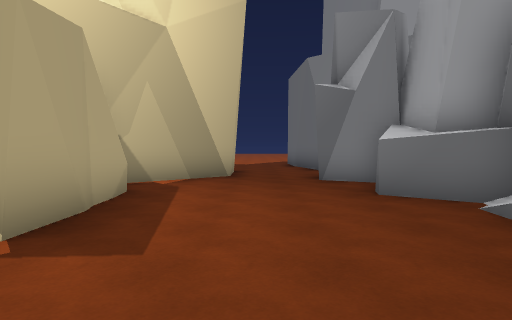
[1] (above)

20 first-person views from a walk through a 3-D level made in the Unity game engine. The camera is 1.4 m above the floor, tilts 2° down and sees 75° across. The floor is counted in squares, 2 m on a side. Each view is taken from the middle of a square. On the plan, view 1 faces up. The plan holds only what a view shows up to about 10 squares ahead; the rest is blank. The place goes on beyond the plan.

[2]
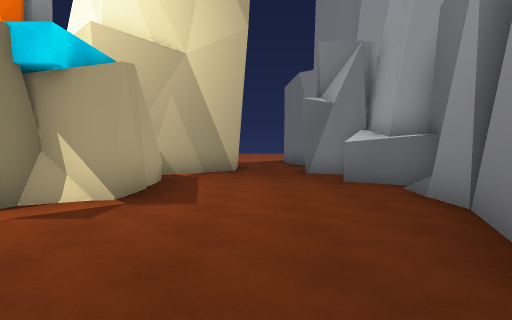

[3]
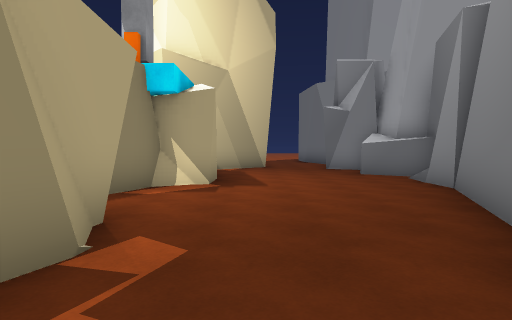

[4]
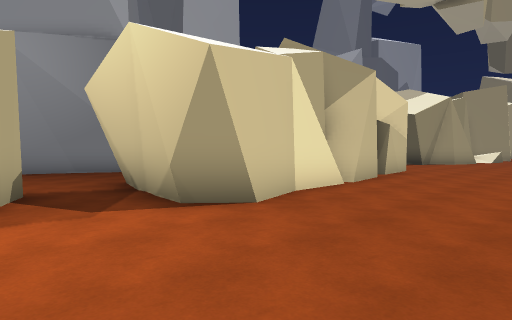

[5]
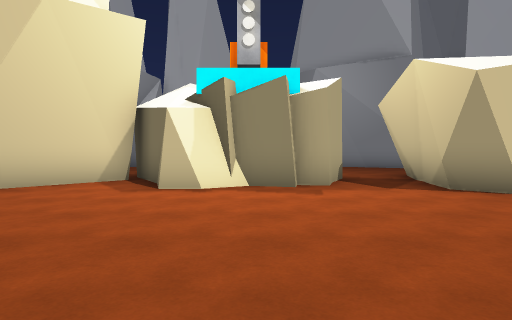

[6]
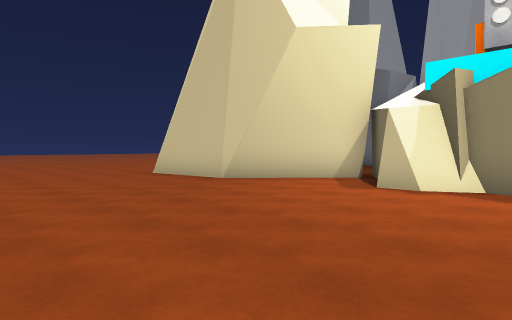

[7]
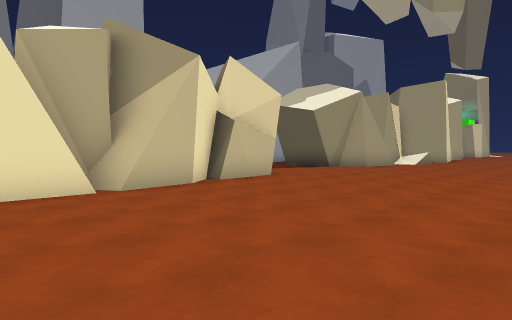

[8]
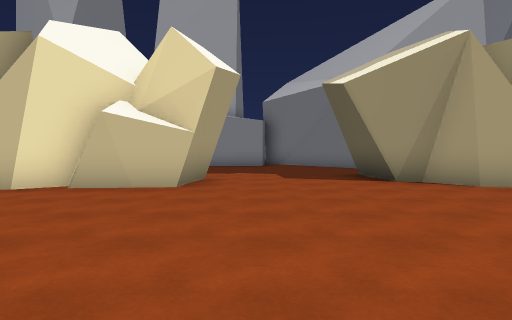

[9]
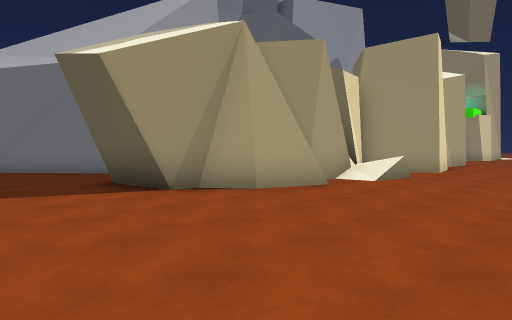

[10]
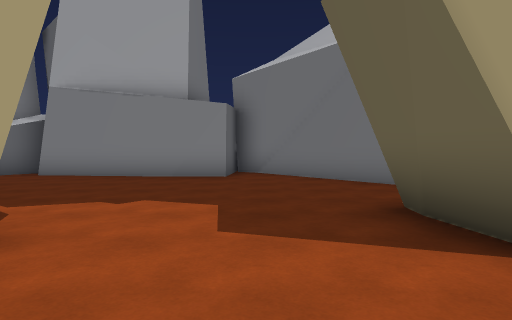

[11]
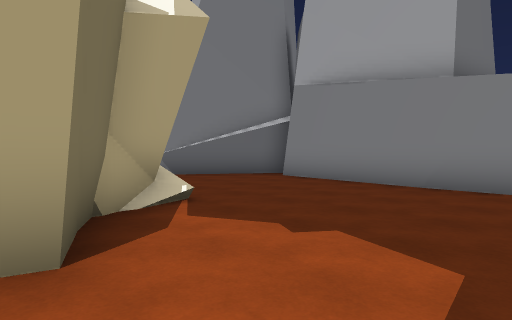

[12]
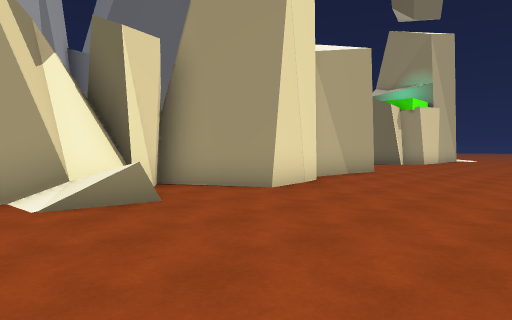

[13]
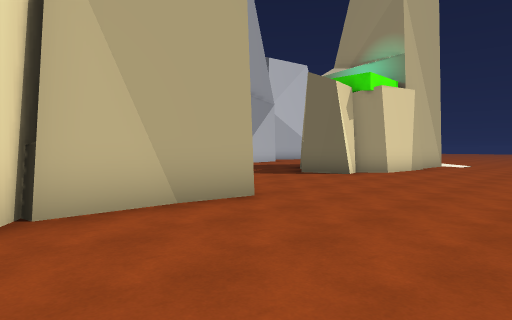

[14]
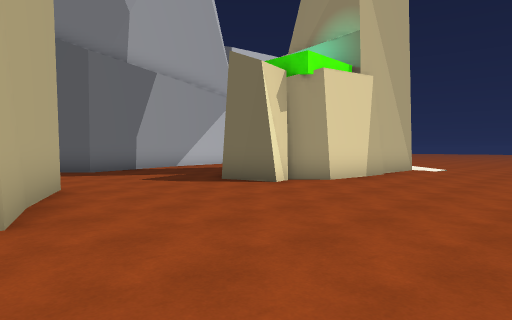

[15]
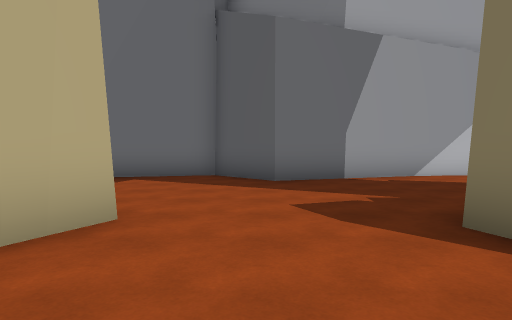

[16]
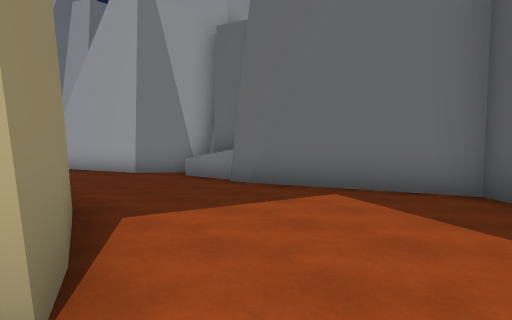

[17]
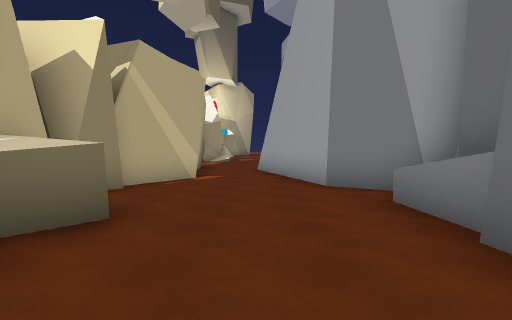

[18]
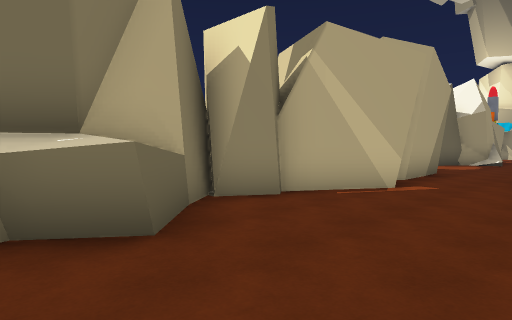

[19]
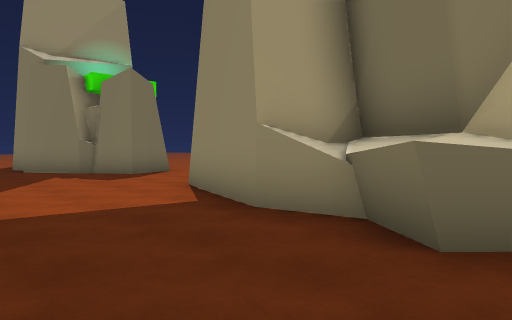

[20]
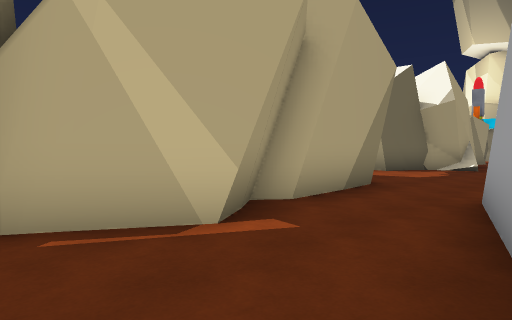

### Floor plan
Key: @ floor where view 1 was taken; # wall or solid block; . main floor; : floor 0.25 m higher than the main floor; / step, stairs or slope; ^ raised ledge; R rock.
Columns run from 11 left of view 1 to 4 right of it. Each row starts with its distance up from view 1.
 13   ..
 12  ....
 11  ....#
 10  ....#    #..
  9  ....#    #..R
  8  ....## ###..
  7  .....###....##
  6 .......##.....#
  5 .......###...###
  4 ......## #....:#
  3 ....... ##....##
  2 ......#R#.....#
  1   ......R.....#
  0   .........@.##
 -1   ....###....#
 -2 ......###...##
 -3 ......#  ...##
 -4 ......#   ...###
 -5 ......#    ....#
 -6 ......#   ....##
 -7  .....####....#
 -8  .....###.....#
 -9  ......#......#
-10 ..............##
-11  ..............#
-12  .............##
-13   .....###...##
-14   .....###..##
-15    ...## #..#
-16  ......###..#
-17  ....//###..#
-18  ....#/###..##
-19  ......##....##
-20  .....##R.....#
-21   ....###....^#
-22   ....###^...^
-23   ....###^...#
-24   ....####...##
-25   ....###.....#
-26   .....##.....#
-27   ............#
-28   ...........##
-29   ...........#
-30    ....R#....#
-31    ....###...##
-32    ...## #....#
-33    ...#  ##  .#

Where each view was taken, in squares from view 1:
view 1: 0 up, 0 right, facing up
view 2: 2 down, 0 right, facing up
view 3: 4 down, 1 left, facing up
view 4: 2 up, 9 left, facing down-right
view 5: 3 up, 11 left, facing right
view 6: 2 up, 11 left, facing up-right
view 7: 2 down, 11 left, facing down-right
view 8: 10 down, 11 left, facing right
view 9: 10 down, 9 left, facing down-right
view 10: 11 down, 6 left, facing right
view 11: 11 down, 4 left, facing up-right
view 12: 16 down, 10 left, facing down-right
view 13: 22 down, 9 left, facing down-right
view 14: 25 down, 9 left, facing down-right
view 15: 28 down, 6 left, facing right
view 16: 28 down, 3 left, facing up-right
view 17: 25 down, 0 right, facing up
view 18: 23 down, 1 right, facing up-left
view 19: 21 down, 1 right, facing down-left
view 20: 19 down, 1 right, facing up-left
